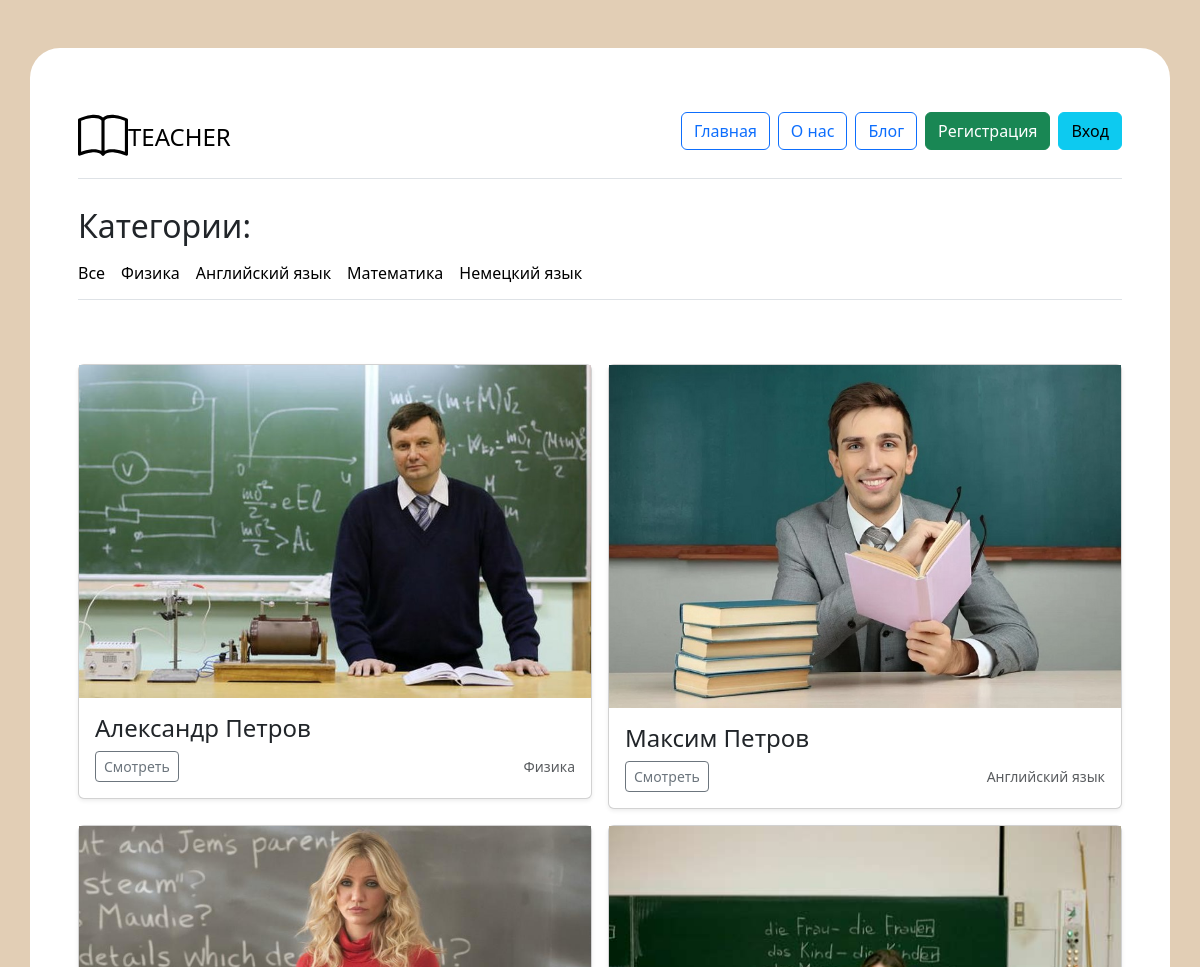
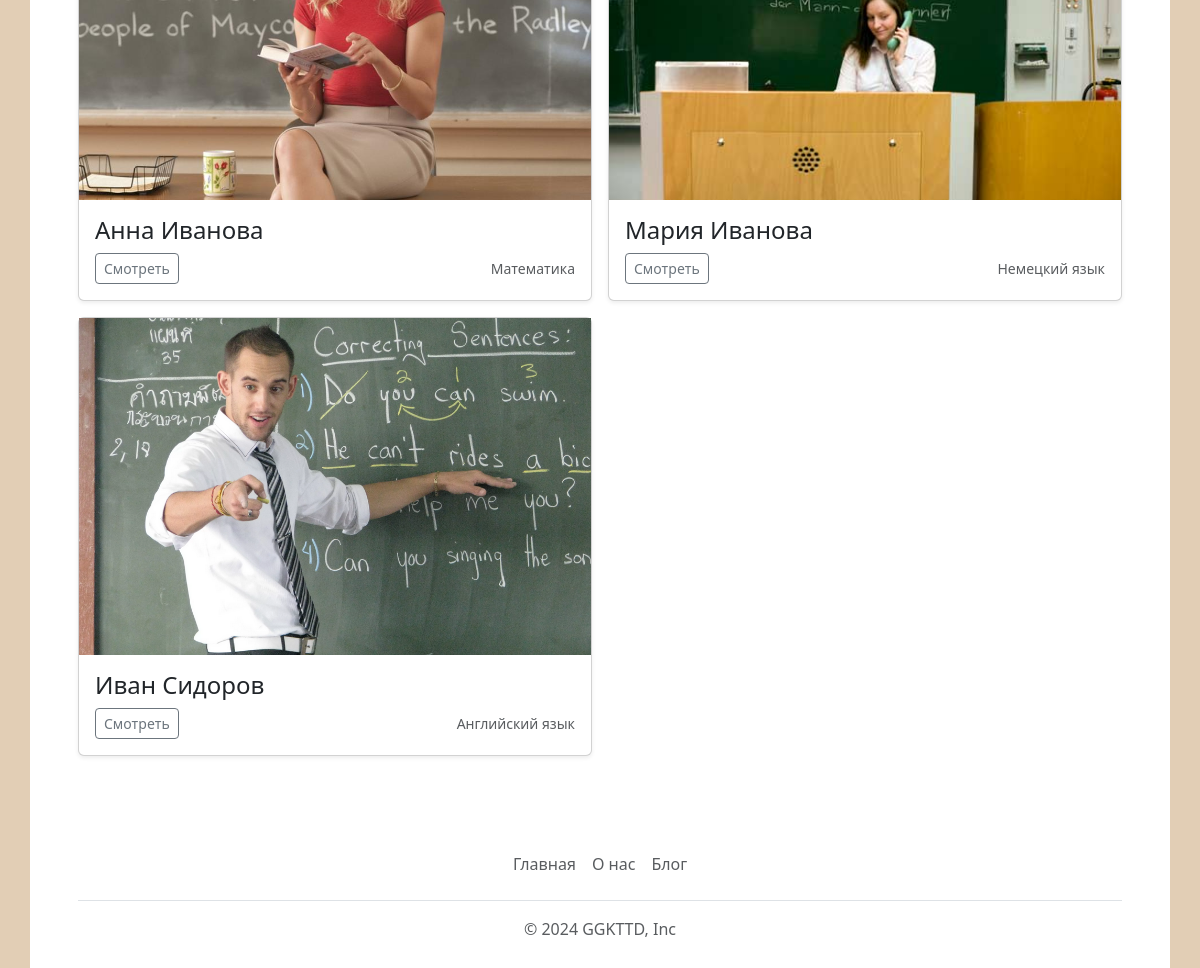
The page / on the database its author committed (2 pictures, top to bottom).
### app.py (models this page shows, shortened)
class Teachers(db.Model):
    id = db.Column(db.Integer,primary_key=True)
    desciption = db.Column(db.Text)
    price = db.Column(db.Integer)
    subject = db.Column(db.String(100))
    image_name = db.Column(db.String(100))
    id_user = db.Column(db.Integer, db.ForeignKey('users.id'))
    status = db.Column(db.Integer, default=0)

class Users(db.Model):
    id = db.Column(db.Integer,primary_key=True)
    name = db.Column(db.String(100))
    surname = db.Column(db.String(100))
    email = db.Column(db.String(100), unique=True)
    password = db.Column(db.String(100), unique=True)
    root = db.Column(db.Integer, default=0)

### app.py (the view, shortened to what this page needs)
@app.route('/', methods=['GET', 'POST'])
def index():
    teachers = Teachers.query.all()
    users_ids = []
    for teacher in teachers:
        users_ids.append(teacher.id_user)
    users_list = []
    for id in users_ids:
        users_list.append(Users.query.get(id))
    if request.method == 'GET':
        subject = request.args.get('subject')
        if subject:
            subject= subject.capitalize()
            subject = "%{}%".format(subject)
            teachers = Teachers.query.filter(Teachers.subject.like(subject)).all()
            return render_template("index.html",zip=zip,teachers=teachers,users_list=users_list)
        else:
             return render_template("index.html",zip=zip,teachers=teachers,users_list=users_list)
    return render_template("index.html",zip=zip,teachers=teachers,users_list=users_list)

### app.py (called while the page is built)
@app.context_processor
def inject_user():
    return dict(
    subjects=db.session.query(Teachers.subject).distinct().all(),
    articles_category=db.session.query(Articles.category).distinct().all(),
    )

@app.context_processor
def inject_user():
    def get_user_name():
        if 'name' in session:
            return Users.query.filter_by(email=session['name']).first()
    return dict(active_user=get_user_name())

### templates/index.html (shortened to what this page needs)
{% extends 'base.html' %}
{% block main %}
<div class="nav-scroller py-1 mb-3 border-bottom">
    <h2>Категории:</h2>
    <nav class="nav nav-underline">
        <a class="nav-item nav-link link-body-emphasis " href="/">Все</a>
        {%for subject in subjects%}
        <a class="nav-item nav-link link-body-emphasis" href="/?subject={{subject.subject}}">{{subject.subject}}</a>
        {%endfor%}
    </nav>
</div>
<main>
    <div class="album py-5">
        <div class="row row-cols-sm-2 g-3">
            {%for teacher,user in zip(teachers,users_list)%}
            <div class="col">
                <div class="card shadow-sm">
                    <img src="../static/img/upload/{{teacher.image_name}}" height="" alt="">
                    <div class="card-body">
                        <h4>{{user.name}} {{user.surname}}</h4>
                        <div class="d-flex justify-content-between align-items-center">
                            <div class="btn-group">
                                <a href="/teacher/{{teacher.id}}" class="btn btn-sm btn-outline-secondary">Смотреть</a>
                            </div>
                            <small class="text-body-secondary">{{teacher.subject}}</small>
                        </div>
                    </div>
                </div>
            </div>
            {%endfor%}
        </div>
    </div>
</main>
{% endblock %}

### templates/base.html (shortened to what this page needs)
<!DOCTYPE html>
<html lang="en">
<head>
    <link href="https://cdn.jsdelivr.net/npm/bootstrap@5.3.3/dist/css/bootstrap.min.css" rel="stylesheet"
>
    <link rel="stylesheet" href="../static/css/style.css">
    </head>
<body>
    <div class="container p-5 wrapper my-5">
        <header class="d-flex flex-wrap justify-content-center py-3 mb-4 border-bottom ">
            <a href="/"
                class="d-flex align-items-center mb-3 mb-md-0 me-md-auto link-body-emphasis text-decoration-none">
                <span class="fs-4">TEACHER</span>
            </a>
            <ul class="nav nav-pills">
                <li class="nav-item"><a href="/" class="btn btn-outline-primary " aria-current="page">Главная</a></li>
                <li class="nav-item"><a href="/about" class="btn btn-outline-primary mx-2">О нас</a></li>
                <li class="nav-item"><a href="/blog" class="btn btn-outline-primary">Блог</a></li>
                {%if 'name' in session and active_user %}
                <li class="nav-item"><a href="/profile" class="btn btn-primary mx-2">Профиль</a></li>
                <li class="nav-item"><a href="/logout" class="btn btn-danger ">Выйти</a></li>
                {% else %}
                <li class="nav-item"><a href="/reg" class="btn btn-success mx-2">Регистрация</a></li>
                <li class="nav-item"><a href="/login" class="btn btn-info ">Вход</a></li>
                {%endif%}
            </ul>
        </header>
        {% block main %} {% endblock %}
        <footer class="py-3 my-4">
            <ul class="nav justify-content-center border-bottom pb-3 mb-3">
                <li class="nav-item"><a href="/" class="nav-link px-2 text-body-secondary">Главная</a></li>
                <li class="nav-item"><a href="/about" class="nav-link px-2 text-body-secondary">О нас</a></li>
                <li class="nav-item"><a href="/blog" class="nav-link px-2 text-body-secondary">Блог</a></li>
            </ul>
            <p class="text-center text-body-secondary">© 2024 GGKTTD, Inc</p>
        </footer>
    </div>
</body>
</html>

### static/css/style.css (style rules this page uses)
body { background-color: #e2ceb5; }
.wrapper { background-color: #ffff; border-radius: 30px; }

### rows shown on the page
Teachers: image_name (picture), name "Александр", surname "Петров", subject "Физика"
Teachers: image_name (picture), name "Максим", surname "Петров", subject "Английский язык"
Teachers: image_name (picture), name "Анна", surname "Иванова", subject "Математика"
Teachers: image_name (picture), name "Мария", surname "Иванова", subject "Немецкий язык"
Teachers: image_name (picture), name "Иван", surname "Сидоров", subject "Английский язык"

### other values the page prints
{{ subject.subject }} "Физика" "Английский язык" "Математика" "Немецкий язык"
